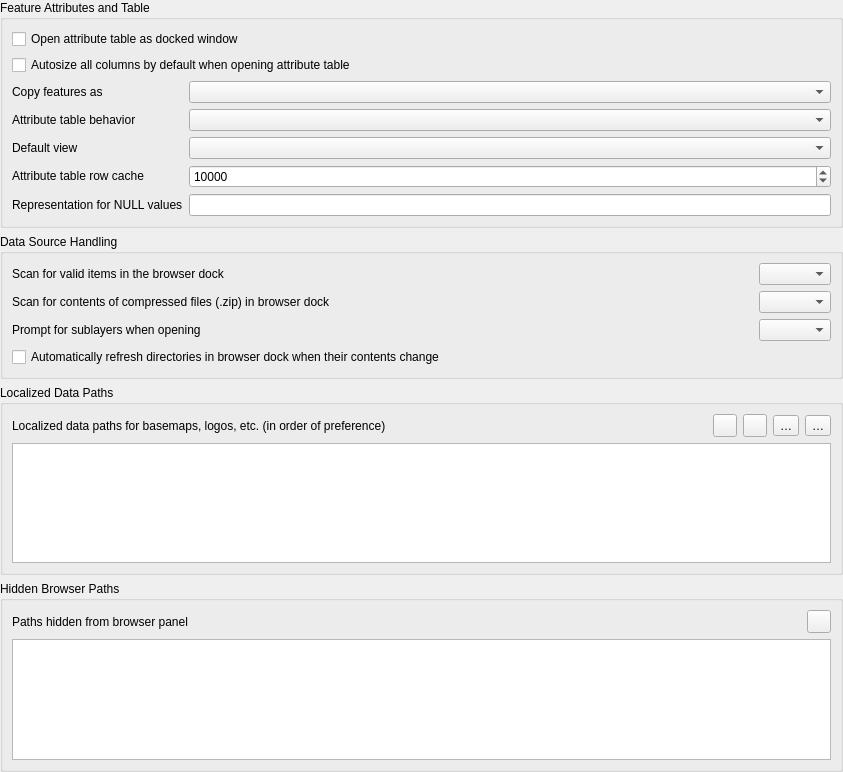
             <widget class="QWidget" name="mOptionsScrollAreaContents_11">
              <property name="geometry">
               <rect>
                <x>0</x>
                <y>0</y>
                <width>843</width>
                <height>772</height>
               </rect>
              </property>
              <layout class="QVBoxLayout" name="verticalLayout_27">
               <property name="leftMargin">
                <number>0</number>
               </property>
               <property name="topMargin">
                <number>0</number>
               </property>
               <property name="rightMargin">
                <number>0</number>
               </property>
               <property name="bottomMargin">
                <number>0</number>
               </property>
               <item>
                <widget class="QgsCollapsibleGroupBox" name="groupBox_18">
                 <property name="title">
                  <string>Feature Attributes and Table</string>
                 </property>
                 <layout class="QGridLayout" name="gridLayout_19">
                  <item row="7" column="1">
                   <widget class="QLineEdit" name="leNullValue"/>
                  </item>
                  <item row="4" column="1">
                   <widget class="QComboBox" name="cmbAttrTableBehavior">
                    <item>
                     <property name="text">
                      <string/>
                     </property>
                    </item>
                   </widget>
                  </item>
                  <item row="5" column="0">
                   <widget class="QLabel" name="label_46">
                    <property name="text">
                     <string>Default view</string>
                    </property>
                   </widget>
                  </item>
                  <item row="3" column="1">
                   <widget class="QComboBox" name="mComboCopyFeatureFormat"/>
                  </item>
                  <item row="0" column="0" colspan="2">
                   <widget class="QCheckBox" name="cbxAttributeTableDocked">
                    <property name="text">
                     <string>Open attribute table as docked window</string>
                    </property>
                   </widget>
                  </item>
                  <item row="5" column="1">
                   <widget class="QComboBox" name="mAttrTableViewComboBox"/>
                  </item>
                  <item row="7" column="0">
                   <widget class="QLabel" name="label_14">
                    <property name="text">
                     <string>Representation for NULL values</string>
                    </property>
                   </widget>
                  </item>
                  <item row="4" column="0">
                   <widget class="QLabel" name="textLabel1_7">
                    <property name="sizePolicy">
                     <sizepolicy hsizetype="Fixed" vsizetype="Fixed">
                      <horstretch>0</horstretch>
                      <verstretch>0</verstretch>
                     </sizepolicy>
                    </property>
                    <property name="text">
                     <string>Attribute table behavior</string>
                    </property>
                   </widget>
                  </item>
                  <item row="6" column="0">
                   <widget class="QLabel" name="textLabel1_12">
                    <property name="sizePolicy">
                     <sizepolicy hsizetype="Fixed" vsizetype="Fixed">
                      <horstretch>0</horstretch>
                      <verstretch>0</verstretch>
                     </sizepolicy>
                    </property>
                    <property name="text">
                     <string>Attribute table row cache</string>
                    </property>
                   </widget>
                  </item>
                  <item row="6" column="1">
                   <widget class="QgsSpinBox" name="spinBoxAttrTableRowCache">
                    <property name="minimum">
                     <number>0</number>
                    </property>
                    <property name="maximum">
                     <number>10000000</number>
                    </property>
                    <property name="singleStep">
                     <number>1000</number>
                    </property>
                    <property name="value">
                     <number>10000</number>
                    </property>
                   </widget>
                  </item>
                  <item row="3" column="0">
                   <widget class="QLabel" name="label_48">
                    <property name="text">
                     <string>Copy features as</string>
                    </property>
                   </widget>
                  </item>
                  <item row="1" column="0" colspan="2">
                   <widget class="QCheckBox" name="cbxAutosizeAttributeTable">
                    <property name="text">
                     <string>Autosize all columns by default when opening attribute table</string>
                    </property>
                   </widget>
                  </item>
                 </layout>
                </widget>
               </item>
               <item>
                <widget class="QgsCollapsibleGroupBox" name="groupBox_19">
                 <property name="title">
                  <string>Data Source Handling</string>
                 </property>
                 <layout class="QGridLayout" name="gridLayout_23" columnstretch="0,0,0">
                  <item row="1" column="2">
                   <widget class="QComboBox" name="cmbScanZipInBrowser"/>
                  </item>
                  <item row="0" column="2">
                   <widget class="QComboBox" name="cmbScanItemsInBrowser"/>
                  </item>
                  <item row="2" column="2">
                   <widget class="QComboBox" name="cmbPromptSublayers">
                    <item>
                     <property name="text">
                      <string/>
                     </property>
                    </item>
                   </widget>
                  </item>
                  <item row="0" column="0">
                   <widget class="QLabel" name="label_30">
                    <property name="text">
                     <string>Scan for valid items in the browser dock</string>
                    </property>
                   </widget>
                  </item>
                  <item row="1" column="1">
                   <spacer name="horizontalSpacer_3">
                    <property name="orientation">
                     <enum>Qt::Horizontal</enum>
                    </property>
                    <property name="sizeHint" stdset="0">
                     <size>
                      <width>40</width>
                      <height>20</height>
                     </size>
                    </property>
                   </spacer>
                  </item>
                  <item row="2" column="0">
                   <widget class="QLabel" name="textLabel1_13">
                    <property name="sizePolicy">
                     <sizepolicy hsizetype="Fixed" vsizetype="Fixed">
                      <horstretch>0</horstretch>
                      <verstretch>0</verstretch>
                     </sizepolicy>
                    </property>
                    <property name="text">
                     <string>Prompt for sublayers when opening</string>
                    </property>
                   </widget>
                  </item>
                  <item row="1" column="0">
                   <widget class="QLabel" name="label_29">
                    <property name="text">
                     <string>Scan for contents of compressed files (.zip) in browser dock</string>
                    </property>
                   </widget>
                  </item>
                  <item row="3" column="0" colspan="3">
                   <widget class="QCheckBox" name="mCheckMonitorDirectories">
                    <property name="text">
                     <string>Automatically refresh directories in browser dock when their contents change</string>
                    </property>
                   </widget>
                  </item>
                 </layout>
                </widget>
               </item>
               <item>
                <widget class="QgsCollapsibleGroupBox" name="groupBox_301">
                 <property name="title">
                  <string>Localized Data Paths</string>
                 </property>
                 <layout class="QGridLayout" name="gridLayout_34">
                  <item row="0" column="0">
                   <widget class="QLabel" name="label_9">
                    <property name="text">
                     <string>Localized data paths for basemaps, logos, etc. (in order of preference) </string>
                    </property>
                   </widget>
                  </item>
                  <item row="0" column="1">
                   <spacer name="horizontalSpacer_19">
                    <property name="orientation">
                     <enum>Qt::Horizontal</enum>
                    </property>
                    <property name="sizeHint" stdset="0">
                     <size>
                      <width>40</width>
                      <height>20</height>
                     </size>
                    </property>
                   </spacer>
                  </item>
                  <item row="0" column="2">
                   <widget class="QToolButton" name="mLocalizedDataPathAddButton">
                    <property name="toolTip">
                     <string>Add localized data path</string>
                    </property>
                    <property name="text">
                     <string/>
                    </property>
                    <property name="icon">
                     <iconset resource="../../images/images.qrc">
                      <normaloff>:/images/themes/default/symbologyAdd.svg</normaloff>:/images/themes/default/symbologyAdd.svg</iconset>
                    </property>
                   </widget>
                  </item>
                  <item row="0" column="3">
                   <widget class="QToolButton" name="mLocalizedDataPathRemoveButton">
                    <property name="toolTip">
                     <string>Remove localized data path</string>
                    </property>
                    <property name="text">
                     <string/>
                    </property>
                    <property name="icon">
                     <iconset resource="../../images/images.qrc">
                      <normaloff>:/images/themes/default/symbologyRemove.svg</normaloff>:/images/themes/default/symbologyRemove.svg</iconset>
                    </property>
                   </widget>
                  </item>
                  <item row="0" column="4">
                   <widget class="QToolButton" name="mLocalizedDataPathUpButton">
                    <property name="toolTip">
                     <string>Raise selected localized data path priority</string>
                    </property>
                    <property name="text">
                     <string>…</string>
                    </property>
                    <property name="icon">
                     <iconset resource="../../images/images.qrc">
                      <normaloff>:/images/themes/default/mActionArrowUp.svg</normaloff>:/images/themes/default/mActionArrowUp.svg</iconset>
                    </property>
                   </widget>
                  </item>
                  <item row="0" column="5">
                   <widget class="QToolButton" name="mLocalizedDataPathDownButton">
                    <property name="toolTip">
                     <string>Lower selected localized data path priority</string>
                    </property>
                    <property name="text">
                     <string>…</string>
                    </property>
                    <property name="icon">
                     <iconset resource="../../images/images.qrc">
                      <normaloff>:/images/themes/default/mActionArrowDown.svg</normaloff>:/images/themes/default/mActionArrowDown.svg</iconset>
                    </property>
                   </widget>
                  </item>
                  <item row="1" column="0" colspan="6">
                   <widget class="QListWidget" name="mLocalizedDataPathListWidget">
                    <property name="selectionMode">
                     <enum>QAbstractItemView::MultiSelection</enum>
                    </property>
                    <property name="selectionBehavior">
                     <enum>QAbstractItemView::SelectRows</enum>
                    </property>
                   </widget>
                  </item>
                 </layout>
                </widget>
               </item>
               <item>
                <widget class="QgsCollapsibleGroupBox" name="groupBox_28">
                 <property name="title">
                  <string>Hidden Browser Paths</string>
                 </property>
                 <layout class="QGridLayout" name="_15">
                  <item row="0" column="2">
                   <widget class="QToolButton" name="mBtnRemoveHiddenPath">
                    <property name="toolTip">
                     <string>Remove path</string>
                    </property>
                    <property name="text">
                     <string/>
                    </property>
                    <property name="icon">
                     <iconset resource="../../images/images.qrc">
                      <normaloff>:/images/themes/default/symbologyRemove.svg</normaloff>:/images/themes/default/symbologyRemove.svg</iconset>
                    </property>
                   </widget>
                  </item>
                  <item row="0" column="0">
                   <widget class="QLabel" name="mSVGLabel_4">
                    <property name="text">
                     <string>Paths hidden from browser panel</string>
                    </property>
                   </widget>
                  </item>
                  <item row="0" column="1">
                   <spacer>
                    <property name="orientation">
                     <enum>Qt::Horizontal</enum>
                    </property>
                    <property name="sizeHint" stdset="0">
                     <size>
                      <width>31</width>
                      <height>20</height>
                     </size>
                    </property>
                   </spacer>
                  </item>
                  <item row="1" column="0" colspan="3">
                   <widget class="QListWidget" name="mListHiddenBrowserPaths">
                    <property name="minimumSize">
                     <size>
                      <width>0</width>
                      <height>120</height>
                     </size>
                    </property>
                   </widget>
                  </item>
                 </layout>
                </widget>
               </item>
               <item>
                <spacer name="verticalSpacer_8">
                 <property name="orientation">
                  <enum>Qt::Vertical</enum>
                 </property>
                 <property name="sizeType">
                  <enum>QSizePolicy::Expanding</enum>
                 </property>
                 <property name="sizeHint" stdset="0">
                  <size>
                   <width>20</width>
                   <height>40</height>
                  </size>
                 </property>
                </spacer>
               </item>
              </layout>
             </widget>
